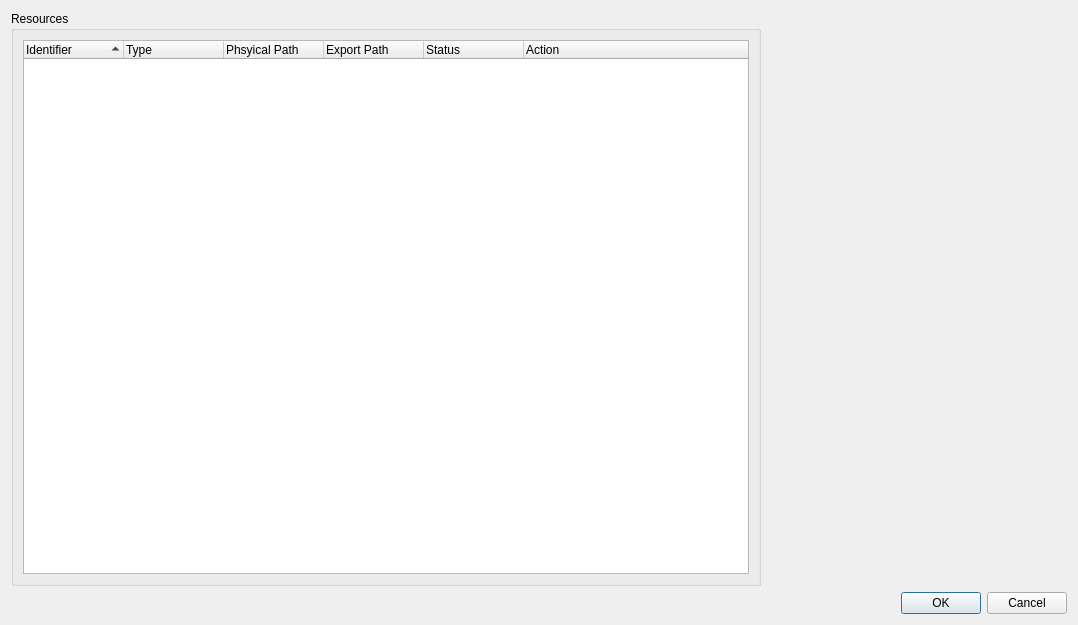
<?xml version="1.0" encoding="UTF-8"?>
<ui version="4.0">
 <class>ZEResourceConfiguratorUI</class>
 <widget class="QDialog" name="ZEResourceConfiguratorUI">
  <property name="geometry">
   <rect>
    <x>0</x>
    <y>0</y>
    <width>1078</width>
    <height>625</height>
   </rect>
  </property>
  <property name="windowTitle">
   <string>Dialog</string>
  </property>
  <layout class="QVBoxLayout" name="verticalLayout">
   <item>
    <layout class="QHBoxLayout" name="horizontalLayout">
     <item>
      <widget class="QGroupBox" name="groupBox">
       <property name="title">
        <string>Resources</string>
       </property>
       <layout class="QVBoxLayout" name="verticalLayout_2">
        <item>
         <widget class="QTreeWidget" name="ResourcesTreeWidget">
          <property name="alternatingRowColors">
           <bool>true</bool>
          </property>
          <property name="indentation">
           <number>0</number>
          </property>
          <property name="uniformRowHeights">
           <bool>false</bool>
          </property>
          <property name="sortingEnabled">
           <bool>true</bool>
          </property>
          <property name="headerHidden">
           <bool>false</bool>
          </property>
          <column>
           <property name="text">
            <string>Identifier</string>
           </property>
          </column>
          <column>
           <property name="text">
            <string>Type</string>
           </property>
          </column>
          <column>
           <property name="text">
            <string>Phsyical Path</string>
           </property>
          </column>
          <column>
           <property name="text">
            <string>Export Path</string>
           </property>
          </column>
          <column>
           <property name="text">
            <string>Status</string>
           </property>
          </column>
          <column>
           <property name="text">
            <string>Action</string>
           </property>
          </column>
         </widget>
        </item>
       </layout>
      </widget>
     </item>
     <item>
      <widget class="QWidget" name="OptionsParentWidget" native="true">
       <property name="minimumSize">
        <size>
         <width>300</width>
         <height>0</height>
        </size>
       </property>
       <property name="maximumSize">
        <size>
         <width>300</width>
         <height>16777215</height>
        </size>
       </property>
       <layout class="QVBoxLayout" name="OptionsParentWidgetLayout">
        <property name="spacing">
         <number>6</number>
        </property>
        <property name="margin">
         <number>0</number>
        </property>
       </layout>
      </widget>
     </item>
    </layout>
   </item>
   <item>
    <widget class="QDialogButtonBox" name="buttonBox">
     <property name="orientation">
      <enum>Qt::Horizontal</enum>
     </property>
     <property name="standardButtons">
      <set>QDialogButtonBox::Cancel|QDialogButtonBox::Ok</set>
     </property>
    </widget>
   </item>
  </layout>
 </widget>
 <resources/>
 <connections>
  <connection>
   <sender>buttonBox</sender>
   <signal>accepted()</signal>
   <receiver>ZEResourceConfiguratorUI</receiver>
   <slot>accept()</slot>
   <hints>
    <hint type="sourcelabel">
     <x>248</x>
     <y>254</y>
    </hint>
    <hint type="destinationlabel">
     <x>157</x>
     <y>274</y>
    </hint>
   </hints>
  </connection>
  <connection>
   <sender>buttonBox</sender>
   <signal>rejected()</signal>
   <receiver>ZEResourceConfiguratorUI</receiver>
   <slot>reject()</slot>
   <hints>
    <hint type="sourcelabel">
     <x>316</x>
     <y>260</y>
    </hint>
    <hint type="destinationlabel">
     <x>286</x>
     <y>274</y>
    </hint>
   </hints>
  </connection>
 </connections>
</ui>
